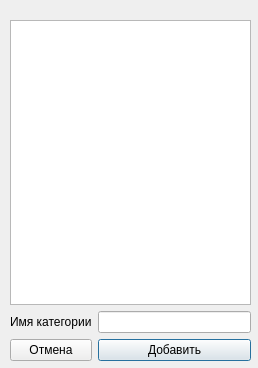
<?xml version="1.0" encoding="UTF-8"?>
<ui version="4.0">
 <class>Dialog</class>
 <widget class="QDialog" name="Dialog">
  <property name="geometry">
   <rect>
    <x>0</x>
    <y>0</y>
    <width>258</width>
    <height>368</height>
   </rect>
  </property>
  <property name="windowTitle">
   <string>Редактор категорий</string>
  </property>
  <widget class="QWidget" name="gridLayoutWidget">
   <property name="geometry">
    <rect>
     <x>10</x>
     <y>20</y>
     <width>241</width>
     <height>341</height>
    </rect>
   </property>
   <layout class="QGridLayout" name="gridLayout">
    <item row="7" column="1">
     <widget class="QPushButton" name="bt_add">
      <property name="text">
       <string>Добавить</string>
      </property>
     </widget>
    </item>
    <item row="6" column="0">
     <widget class="QLabel" name="label">
      <property name="text">
       <string>Имя категории</string>
      </property>
     </widget>
    </item>
    <item row="6" column="1">
     <widget class="QLineEdit" name="line_categ_name"/>
    </item>
    <item row="7" column="0">
     <widget class="QPushButton" name="bt_delete">
      <property name="text">
       <string>Отмена</string>
      </property>
     </widget>
    </item>
    <item row="1" column="0" rowspan="5" colspan="2">
     <widget class="QTableView" name="table_categ"/>
    </item>
   </layout>
  </widget>
 </widget>
 <resources/>
 <connections/>
</ui>
